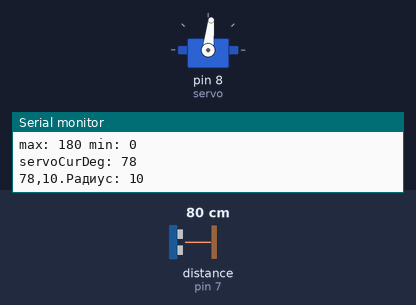
Recording of a sketch running on a simulated Arduino Uno, built with avr-gcc and run on an emulated ATmega328P. Parts: servo, the last lines printed to the serial monitor. The inputs (shaded band) are chosen by the test bench; at power-on: distance to the obstacle (sensor on pin 7) 80 cm. The echo pulse lasts 58.3 µs per cm.

Above: at 2.2 s.
2.3 s: distance to the obstacle (sensor on pin 7) set to 2 cm
At 4.2 s:
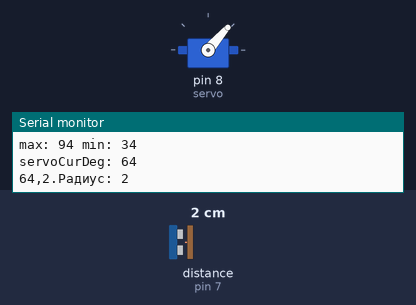
5.3 s: distance to the obstacle (sensor on pin 7) set to 4 cm
At 5.98 s:
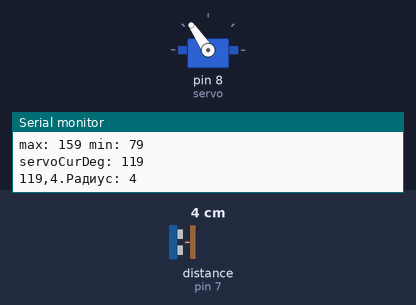
8.3 s: distance to the obstacle (sensor on pin 7) set to 9 cm
At 8.56 s:
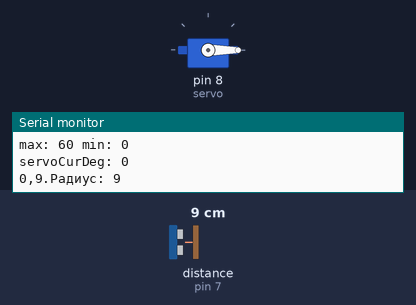
Timing chart, 0 to 17.3 s (numbered marks = the images above; inputs shaded):
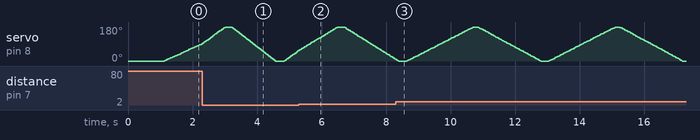

The sketch:

barChart.ino
```cpp
//

// И всё же интересно почиму с моим кодом работает плохо?
//


#include <Ultrasonic.h>

#include <ServoSmooth.h>


ServoSmooth servo(180);

Ultrasonic ultrasonic(6, 7);

//const int Echo_1 = 7;
//const int Trig_1 = 6;

//const int Servo_1 = 8;

int sumFluct = 0;

int servoCurDeg;

boolean freezing = false;

int maxServDeg;
int minServDeg;


uint32_t timerUltra = 0;

uint32_t timerGetRadius = 0;


int radius; // Радиус

void setup() {
  Serial.begin(115200);

//  pinMode(Trig_1, OUTPUT);
//  pinMode(Echo_1, INPUT);

//  pinMode(Servo_1, OUTPUT);

  servo.attach(8, 0);
  servo.smoothStart();
  servo.setSpeed(60);
  servo.setAccel(550);
  servo.setAutoDetach(false);
}


// Моя функция УЗ датчика
int ultra (int Echo, int Trig) {
  digitalWrite(Trig, LOW);
  delayMicroseconds(2);
  digitalWrite(Trig, HIGH);
  delayMicroseconds(10);
  digitalWrite(Trig, LOW);
  int distanse = pulseIn(Echo, HIGH);
  distanse = distanse / 29 / 2;
  if (distanse > 10) {
    distanse = 10;
  }
  return distanse;
}


//int radius () {
//
//}

void getRadius () {
  servoCurDeg = servo.getCurrentDeg();

//  if (millis() - timerUltra >= 100) {
//      timerUltra = millis();
//
//      // Мой код
//      // int dist = ultra(Echo_1, Trig_1);
//
//      // Бибилиотека
//      radius = ultrasonic.read(CM);
//      if (radius > 10) radius = 10;
//
////      Serial.print("Радиус: ");
////      Serial.println(radius);
////
////      Serial.print("Текущая позоция сервы: ");
////      Serial.println(servoCurDeg);
//  }

  // Надо как-то это замораживать, а то если я всё оставлю как есть, он будет крутиться туда сюда.

//  radius = 7;
//  radius = ultrasonic.read(CM);
//  if (radius > 10) radius = 10;
//  radius == 10;

  if (radius == 10) {
    maxServDeg = 180;
    minServDeg = 0;
  } else if (radius >= 7 && radius < 10) {
    maxServDeg = servoCurDeg + 60;
    minServDeg = servoCurDeg - 60;
    servo.setSpeed(70);
    servo.setAccel(600);
  } else if (radius >= 4 && radius < 7) {
    maxServDeg = servoCurDeg + 40;
    minServDeg = servoCurDeg - 40;
    servo.setSpeed(80);
    servo.setAccel(750);
  } else if (radius >= 1 && radius < 4) {
    maxServDeg = servoCurDeg + 30;
    minServDeg = servoCurDeg - 30;
    servo.setSpeed(100);
    servo.setAccel(900);
  } else {
    Serial.println ("Такого радиуса нету!");
  }

  if (maxServDeg > 180) maxServDeg = 180;
  if (minServDeg < 0) minServDeg = 0;

  Serial.print("Радиус: ");
  Serial.println(radius);

  Serial.print("max: ");
  Serial.print(maxServDeg);
  Serial.print(" min: ");
  Serial.println(minServDeg);

  Serial.print("servoCurDeg: ");
  Serial.println(servoCurDeg);

}


void degFilter () {

}


void loop() {
//    if (millis() - timerUltra >= 100) {
//      timerUltra = millis();
//
//      // Мой код
//      // int dist = ultra(Echo_1, Trig_1);
//
//      // Бибилиотека
//      radius = ultrasonic.read(CM);
//      if (radius > 10) radius = 10;
//
////      Serial.print("Радиус: ");
////      Serial.println(radius);
////
////      Serial.print("Текущая позоция сервы: ");
////      Serial.println(servoCurDeg);
//  }
//  radius = 2;

  if (millis() - timerGetRadius >= 100) {
    timerGetRadius = millis();

    radius = ultrasonic.read(CM);
    if (radius > 10) radius = 10;
    getRadius();

    Serial.print(servo.getCurrentDeg());
    Serial.print(",");
    Serial.print(radius);
    Serial.print(".");

//    if (!freezing) {
//      getRadius();
//    }
  }

//  if (radius < 10) {
////    int targDeg = servo.getCurrentDeg(); // Получить градус где нашли что-то
////    getRadius();
//    freezing = true;
//  }

//  if (sumFluct == 10) {
//    sumFluct = 0;
//    freezing = false;
//  }


//
//  if (sumFluct == 10) {
//    sumFluct = 0;
//    freezing = true;
//  } else {
//    freezing = false;
//  }


  if (servo.getCurrentDeg() >= maxServDeg - 1) { // Если серва дошла до максимального угла
    while (servo.getCurrentDeg() != minServDeg) { // Цикл идёи пока серво не достигент минемума


        if (millis() - timerGetRadius >= 100) {
          timerGetRadius = millis();

          radius = ultrasonic.read(CM);
          if (radius > 10) radius = 10;
          getRadius();

          Serial.print(servo.getCurrentDeg());
          Serial.print(",");
          Serial.print(radius);
          Serial.print(".");


//          if (!freezing) {
//            getRadius();
//          }

        }

//        if (radius < 10) {
//          int targDeg = servo.getCurrentDeg(); // Получить градус где нашли что-то
//          freezing = true;
//        }
//
//        if (sumFluct == 10) {
//          sumFluct = 0;
//          freezing = false;
//        }


//        if (sumFluct == 10) {
//          sumFluct = 0;
//          freezing = true;
//          Serial.println("Конц!");
//        } else {
//          freezing = false;
//        }

        servo.setTargetDeg(minServDeg); // Идём к мин значению
        boolean state = servo.tick();

//        if (servo.getCurrentDeg() <= minServDeg && freezing == true) {
//          sumFluct++;
//          Serial.print("sumFluct: ");
//          Serial.println(sumFluct);
//        }

//        Serial.print("позоция сервы: ");
//        Serial.println(servo.getCurrentDeg());

//        if (servo.getCurrentDeg() == servoCurDeg && freezing == true) {
//          sumFluct++;
//          Serial.print("sumFluct: ");
//          Serial.println(sumFluct);
//        }

//        if (radius < 10) {
//          int targDeg = servo.getCurrentDeg(); // Получить градус где нашли что-то
//          freezing = true;
//        } else {
//          freezing = false;
//        }

//          Serial.println("ИЗ другого мира");
//
//          Serial.print ("Текущее положение сервы: ");
//          Serial.println (servo.getCurrentDeg());
//
//          Serial.println(millis());
       };

    } else { // Идём в против часовой до максимума

      servo.setTargetDeg(maxServDeg);
      boolean state = servo.tick();

//      if (servo.getCurrentDeg() >= maxServDeg - 1 && freezing == true) {
//        sumFluct++;
//        Serial.print("sumFluct: ");
//        Serial.println(sumFluct);
//      }

//      Serial.print("Текущая позоция сервы: ");
//      Serial.println(servo.getCurrentDeg());

//      if (servo.getCurrentDeg() == servoCurDeg && freezing == true) {
//        sumFluct++;
//        Serial.print("sumFluct: ");
//        Serial.println(sumFluct);
//      }

    }


//  } else if (radius >= 7 && radius < 10) {
//    servoCurDeg = servo.getCurrentDeg();
//
//    int maxDeg = servoCurDeg + 40;
//    int minDeg = servoCurDeg - 40;
//    if (maxDeg > 180) maxDeg = 180;
//    if (minDeg < 0) minDeg = 0;
//
//    if (servo.getCurrentDeg() >= maxDeg) {
//      while (servo.getCurrentDeg() != minDeg) {
//        if (millis() - timerUltra >= 100) {
//            timerUltra = millis();
//
//            radius = ultrasonic.read(CM);
//            if (radius > 10) radius = 10;
//        }
//
//        servo.setTargetDeg(minDeg);
//        boolean state = servo.tick();
//      }
//    }
//
//    servo.setTargetDeg(maxDeg);
//    boolean state = servo.tick();
//
//  }


//      servoCurDeg = servo.getCurrentDeg();

//      Serial.print("Текущая позоция сервы: ");
//      Serial.println(servoCurDeg);

//        if (millis() - timerUltra >= 100) {
//            timerUltra = millis();
//
//            radius = ultrasonic.read(CM);
//            if (radius > 10) radius = 10;
//        }
//
//        if (radius == 10) {
//          maxServDeg = 180;
//          minServDeg = 0;
//        } else if (radius >= 7 && radius < 10) {
//          maxServDeg = servoCurDeg + 40;
//          minServDeg = servoCurDeg - 40;
//        } else if (radius >= 4 && radius < 7) {
//          maxServDeg = servoCurDeg + 30;
//          minServDeg = servoCurDeg - 30;
//        } else if (radius >= 1 && radius < 4) {
//          maxServDeg = servoCurDeg + 20;
//          minServDeg = servoCurDeg - 20;
//        } else {
//          Serial.println ("Такого радиуса нету!");
//        }
//
//        if (maxServDeg > 180) maxServDeg = 180;
//        if (minServDeg < 0) minServDeg = 0;


//          if (radius == 10) {
//             servo.setTargetDeg(0); // идём к 0
//             boolean state = servo.tick();
//          }

// --------------------------------------------


//  if (servo.getCurrentDeg() >= 179) { // Если иекущее положение сервы больше 180
//    while (!(servo.getCurrentDeg() == 0)) { // Если текущее полодение не 0
//
//      // УЗ
//      if (millis() - timerUltra >= 100) {
//        timerUltra = millis();
////        int dist = ultra(Echo_1, Trig_1);
////        Serial.println(dist);
//
//        int dist = ultrasonic.read(CM);
//        if (dist > 10) dist = 10;
//        Serial.println(dist);
////        Serial.println(millis());
//      }
//
//      if (dist >= 7) {
//        int currDeg = servo.getCurrentDeg(); // Получаю текущий градус
//        int maxDeg = currDeg + 40;
//        int minDeg = currDeg - 40;
//        if (maxDeg > 180) {
//          maxDeg = 180;
//        }
//        if (minDeg < 0) {
//          minDeg = 0;
//        }
//        servo.setTargetDeg(maxDeg); // идём к 0
//        boolean state = servo.tick();
//
//        if (servo.getCurrentDeg() == maxDeg) {
//          ???????
//        }
//      }
//
//      servo.setTargetDeg(0); // идём к 0
//      boolean state = servo.tick();
//
//    }
//
//  } else { // Если 0
//
//      // УЗ
//    if (millis() - timerUltra >= 100) {
//        timerUltra = millis();
////        int dist = ultra(Echo_1, Trig_1);
////        Serial.println(dist);
//
//        int dist = ultrasonic.read(CM);
//        if (dist > 10) dist = 10;
//        Serial.println(dist);
//
////        Serial.println(millis());
//    }
//
//    servo.setTargetDeg(180); // Идём к 180
//    boolean state = servo.tick(); // По чуть чуть поворачивает серво
//
//  }

//  switch (radius) {
//    case 10:
//      maxServDeg = 180;
//      minServDeg = 0;
//      break;
//    case >= 7 && < 10:
//      maxServDeg = servoCurDeg + 40;
//      minServDeg = servoCurDeg - 40;
//      break;
//    case >= 4 && < 7:
//      maxServDeg = servoCurDeg + 30;
//      minServDeg = servoCurDeg - 30;
//      break;
//    case >= 1 && < 4:
//      maxServDeg = servoCurDeg + 20;
//      minServDeg = servoCurDeg - 20;
//      break;
//    default:
//      Serial.println ("Такого радиуса нету!");
//      break;
//  }


}
```

ServoSmooth.h
```cpp
#ifndef ServoSmooth_h
#define ServoSmooth_h
#include <Arduino.h>
#include <Servo.h>
#include "smoothUtil.h"

/*
	ServoSmooth - библиотека для плавного управления сервоприводами
	Документация: https://alexgyver.ru/servosmooth/
	- Является дополнением к стандартной библиотеке Servo
	- Настройка максимальной скорости сервопривода
	- Настройка ускорения (разгон и торможение) сервопривода
	- При использовании ESC и БК мотора получаем "плавный пуск" мотора
	- Устанвока целевой позиции серво по углу (0-180) и длине импульса (500-2400)
	- Автоматическое отключение (detach) при достижении цели

	v1.1 - автоматическое отключение (detach) при достижении цели
	v1.2 - вкл/выкл автоотключения серво
	v1.3 - отдельный метод для установки и чтения текущего положения. Добавлен вариант метода attach
	v1.4 - улучшена совместимость
	v1.5 - исправлены getCurrent и getCurrentDeg
	v1.6 - чуть оптимизирована инициализация
	v1.7 - исправлен баг с низкой скоростью/ускорением, код оптимизирован
	v1.8 - улучшена стабильность
	v1.9 - добавлена настройка макс. угла серво
	v1.10 - исправлен баг когда текущая позиция совпадает с позицией таргета

	v2.0 - упрощён алгоритм
	v2.1 - добавлена смена направления
	v2.2 - фикс движения в инверсии (спасибо VICLER) и функций write (спасибо CheDima)

	v3.0
	- Добавлен полностью новый, более плавный алгоритм
	- Почищен мусор
	- Добавлена поддержка PCA9685
	- "Плавность" вынесена в базовый класс для упрощения добавления поддержки новых библиотек серво

	v3.1 - оптимизирован и облегчён алгоритм, скорость задаётся в градусах/сек
	v3.2 - исправлен баг с резким поворотом при первом tick, добавлена smoothStart
	v3.3 - исправлен баг, возникающий если не вызывать tick
	v3.4 - при установке ускорения в 0 активируется профиль постоянной скорости

	v3.5
	- Улучшена/исправлена работа stop
	- Поправлены ошибки с округлением
	- Исправлена проблема с медленным изменением target

	v3.6 - Исправлены мелкие баги, вырезан дебаг с 3.5
	v3.7 - Добавлено задание ускорения в градусах/сек/сек
	v3.8 - Исправлен невозврат тика при autoDetach(false)

	Документация: https://alexgyver.ru/servosmooth/
	2020 by AlexGyver
*/

/*
	// =========== НАСЛЕДУЕМЫЕ МЕТОДЫ ==========
	void write(uint16_t angle);					// повернуть на угол. Аналог метода из библиотеки Servo
	void writeMicroseconds(uint16_t angle);		// повернуть на импульс. Аналог метода из библиотеки Servo
	void attach();
	void attach(int pin, int target);			// аттач + установка позиции (в градусах ИЛИ в микросекундах, программа сама поймёт)
	void attach(int pin, int min, int max, int target = 0);	// аналог метода из библиотеки Servo. min по умолч. 500, max 2400. target - положение (в углах или мкс, на которые серво повернётся при подключении)
	void start();								// attach + разрешает работу tick
	void stop();								// detach + запрещает работу tick

	boolean tick();								// метод, управляющий сервой, должен опрашиваться как можно чаще.
	// Возвращает true, когда целевая позиция достигнута.
	// Имеет встроенный таймер с периодом SS_SERVO_PERIOD

	boolean tickManual();						// метод, управляющий сервой, без встроенного таймера.
	// Возвращает true, когда целевая позиция достигнута

	void setSpeed(int speed);					// установка максимальной скорости (больше 0), градусов / с
	void setAccel(float accel);					// установка ускорения (0.1-1), условные величины. При 0 - постоянная скорость
	void setTarget(int target);					// установка целевой позиции в мкс (~500 - 2400 серво, ~150-600 драйвер PCA9685)
	void setTargetDeg(int target);				// установка целевой позиции в градусах (0-макс. угол). Зависит от min и max
	void setAutoDetach(boolean set);			// вкл/выкл автоматического отключения (detach) при достижении угла. По умолч. вкл
	void setCurrent(int target);				// установка текущей позиции в мкс (~500 - 2400 серво, ~150-600 драйвер PCA9685)
	void setCurrentDeg(int target);				// установка текущей позиции в градусах (0-макс. угол). Зависит от min и max
	void setMaxAngle(int maxAngle);				// установка макс. угла привода
	int getCurrent();							// получение текущей позиции в мкс (~500 - 2400 серво, ~150-600 драйвер PCA9685)
	int getCurrentDeg();						// получение текущей позиции в градусах (0-макс. угол). Зависит от min и max
	int getTarget();							// получение целевой позиции в мкс (~500 - 2400 серво, ~150-600 драйвер PCA9685)
	int getTargetDeg();							// получение целевой позиции в градусах (0-макс. угол). Зависит от min и max

	void setDirection(bool _dir);				// смена направления поворота
	void smoothStart();							// вызывать сразу после attach(пин, таргет). Смягчает движение серво из неизвестной позиции к стартовой. БЛОКИРУЮЩАЯ!
*/

#define _SERVO_DEADZONE 10			// мёртвая зона (по микросекундам)
#define _SERVO_DEADZONE_SP 3		// мёртвая зона (по скорости)

class ServoSmooth : public Smooth {
public:
	ServoSmooth(int maxAngle = 180);
	using Smooth::attach;
	void attach(int pin);
	void detach();
	void sendToDriver(uint16_t val);
	Servo _servo;
private:
};
#endif
```

Source omitted: smoothUtil.h (3642 bytes)
